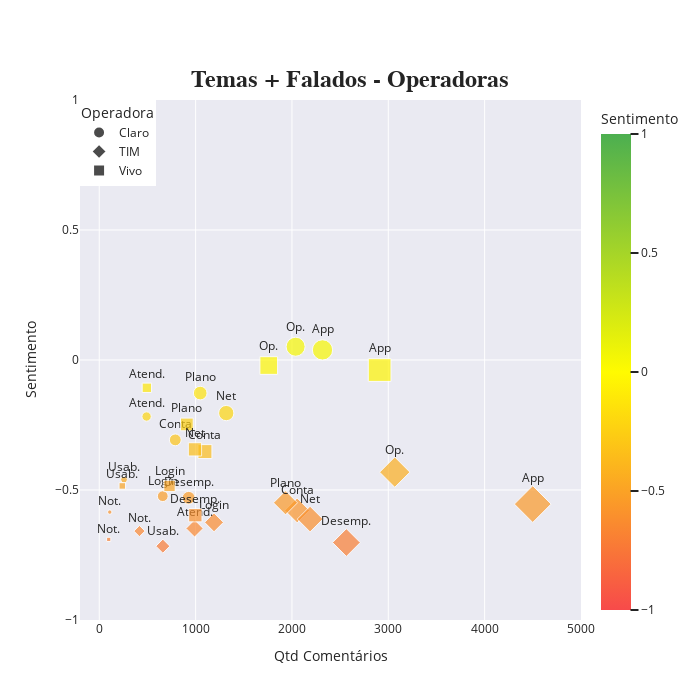

Source (notebook cell):
### Code cell
fig = px.scatter(
    df_tema,
    x="volume",
    y="sentimento_medio",
    size="tamanho",
    color="sentimento_medio",
    symbol='app',
    text="tema_manual_abreviado",
    color_continuous_scale= ["#F74A4A", '#FFFB00', '#4CAF50'],
    range_y=[-1, 1],
    range_x=[-200, 5000],
    title="<b>Temas + Falados - Operadoras</b>"
)

# Ajustes visuais
fig.update_traces(textposition='top center')
fig.update_layout(
    width=700,
    height=700,
    xaxis_title="Qtd Comentários",
    yaxis_title="Sentimento",
    coloraxis_colorbar=dict(title="Sentimento"),
    coloraxis=dict(cmin=-1, cmax=1),
    template="seaborn",
    title={'font':{
            'size': 24,
            'family': 'Arial'},
        'x': 0.5,
        'xanchor': 'center',
        'y': 0.9,
    },
    legend_title_text='Operadora',
    legend=dict(
        orientation="v",
        yanchor="bottom",
        y=0.835,
        xanchor="center",
        x=0.075,
        font=dict(size=12))
)

fig.show()

### Figure 1 — Plotly figure (JSON) as saved in the notebook; plotly's stock layout.template omitted (floating-point values rounded to 4 significant figures)
{"data": [{"hovertemplate": "app=Claro<br>volume=%{x}<br>sentimento_medio=%{marker.color}<br>tamanho=%{marker.size}<br>tema_manual_abreviado=%{text}<extra></extra>", "legendgroup": "Claro", "marker": {"color": [0.03876, -0.2173, -0.3072, -0.5301, -0.5237, -0.2042, -0.5849, 0.05107, -0.1272, -0.46], "coloraxis": "coloraxis", "size": [46340, 9820, 15780, 18560, 13180, 26360, 2180, 40760, 20960, 5140], "sizemode": "area", "sizeref": 224.9, "symbol": "circle"}, "mode": "markers+text", "name": "Claro", "orientation": "v", "showlegend": true, "text": ["App", "Atend.", "Conta", "Desemp.", "Login", "Net", "Not.", "Op.", "Plano", "Usab."], "textposition": "top center", "type": "scatter", "x": [2317, 491, 789, 928, 659, 1318, 109, 2038, 1048, 257], "xaxis": "x", "y": [0.03876, -0.2173, -0.3072, -0.5301, -0.5237, -0.2042, -0.5849, 0.05107, -0.1272, -0.46], "yaxis": "y"}, {"hovertemplate": "app=TIM<br>volume=%{x}<br>sentimento_medio=%{marker.color}<br>tamanho=%{marker.size}<br>tema_manual_abreviado=%{text}<extra></extra>", "legendgroup": "TIM", "marker": {"color": [-0.5542, -0.6478, -0.5786, -0.7021, -0.6245, -0.6118, -0.6581, -0.4314, -0.5492, -0.716], "coloraxis": "coloraxis", "size": [89980, 19780, 41080, 51300, 23820, 43760, 8340, 61340, 38660, 13200], "sizemode": "area", "sizeref": 224.9, "symbol": "diamond"}, "mode": "markers+text", "name": "TIM", "orientation": "v", "showlegend": true, "text": ["App", "Atend.", "Conta", "Desemp.", "Login", "Net", "Not.", "Op.", "Plano", "Usab."], "textposition": "top center", "type": "scatter", "x": [4499, 989, 2054, 2565, 1191, 2188, 417, 3067, 1933, 660], "xaxis": "x", "y": [-0.5542, -0.6478, -0.5786, -0.7021, -0.6245, -0.6118, -0.6581, -0.4314, -0.5492, -0.716], "yaxis": "y"}, {"hovertemplate": "app=Vivo<br>volume=%{x}<br>sentimento_medio=%{marker.color}<br>tamanho=%{marker.size}<br>tema_manual_abreviado=%{text}<extra></extra>", "legendgroup": "Vivo", "marker": {"color": [-0.03864, -0.1069, -0.3522, -0.5969, -0.4845, -0.3437, -0.6899, -0.02122, -0.2478, -0.4844], "coloraxis": "coloraxis", "size": [58200, 9880, 21940, 19940, 14580, 19860, 1960, 35180, 18180, 4780], "sizemode": "area", "sizeref": 224.9, "symbol": "square"}, "mode": "markers+text", "name": "Vivo", "orientation": "v", "showlegend": true, "text": ["App", "Atend.", "Conta", "Desemp.", "Login", "Net", "Not.", "Op.", "Plano", "Usab."], "textposition": "top center", "type": "scatter", "x": [2910, 494, 1097, 997, 729, 993, 98, 1759, 909, 239], "xaxis": "x", "y": [-0.03864, -0.1069, -0.3522, -0.5969, -0.4845, -0.3437, -0.6899, -0.02122, -0.2478, -0.4844], "yaxis": "y"}], "layout": {"coloraxis": {"cmax": 1, "cmin": -1, "colorbar": {"title": {"text": "Sentimento"}}, "colorscale": [[0, "#F74A4A"], [0.5, "#FFFB00"], [1, "#4CAF50"]]}, "height": 700, "legend": {"font": {"size": 12}, "itemsizing": "constant", "orientation": "v", "title": {"text": "Operadora"}, "tracegroupgap": 0, "x": 0.075, "xanchor": "center", "y": 0.835, "yanchor": "bottom"}, "title": {"font": {"family": "Arial", "size": 24}, "text": "<b>Temas + Falados - Operadoras</b>", "x": 0.5, "xanchor": "center", "y": 0.9}, "width": 700, "xaxis": {"anchor": "y", "domain": [0, 1], "range": [-200, 5000], "title": {"text": "Qtd Comentários"}}, "yaxis": {"anchor": "x", "domain": [0, 1], "range": [-1, 1], "title": {"text": "Sentimento"}}}}
